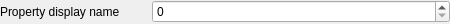
<?xml version="1.0" encoding="UTF-8"?>
<ui version="4.0">
 <class>InspectorInt</class>
 <widget class="QWidget" name="InspectorInt">
  <property name="geometry">
   <rect>
    <x>0</x>
    <y>0</y>
    <width>450</width>
    <height>24</height>
   </rect>
  </property>
  <property name="windowTitle">
   <string>Form</string>
  </property>
  <layout class="QHBoxLayout" name="horizontalLayout">
   <property name="spacing">
    <number>3</number>
   </property>
   <property name="leftMargin">
    <number>0</number>
   </property>
   <property name="topMargin">
    <number>0</number>
   </property>
   <property name="rightMargin">
    <number>0</number>
   </property>
   <property name="bottomMargin">
    <number>0</number>
   </property>
   <item>
    <widget class="QLabel" name="propertyDisplayName">
     <property name="sizePolicy">
      <sizepolicy hsizetype="Preferred" vsizetype="Preferred">
       <horstretch>1</horstretch>
       <verstretch>0</verstretch>
      </sizepolicy>
     </property>
     <property name="text">
      <string>Property display name</string>
     </property>
    </widget>
   </item>
   <item>
    <widget class="QWidget" name="widget" native="true">
     <property name="sizePolicy">
      <sizepolicy hsizetype="Preferred" vsizetype="Preferred">
       <horstretch>2</horstretch>
       <verstretch>0</verstretch>
      </sizepolicy>
     </property>
     <layout class="QHBoxLayout" name="horizontalLayout_2">
      <property name="spacing">
       <number>0</number>
      </property>
      <property name="leftMargin">
       <number>0</number>
      </property>
      <property name="topMargin">
       <number>0</number>
      </property>
      <property name="rightMargin">
       <number>0</number>
      </property>
      <property name="bottomMargin">
       <number>0</number>
      </property>
      <item>
       <widget class="QSpinBox" name="propertyInput"/>
      </item>
     </layout>
    </widget>
   </item>
  </layout>
 </widget>
 <resources/>
 <connections/>
</ui>
